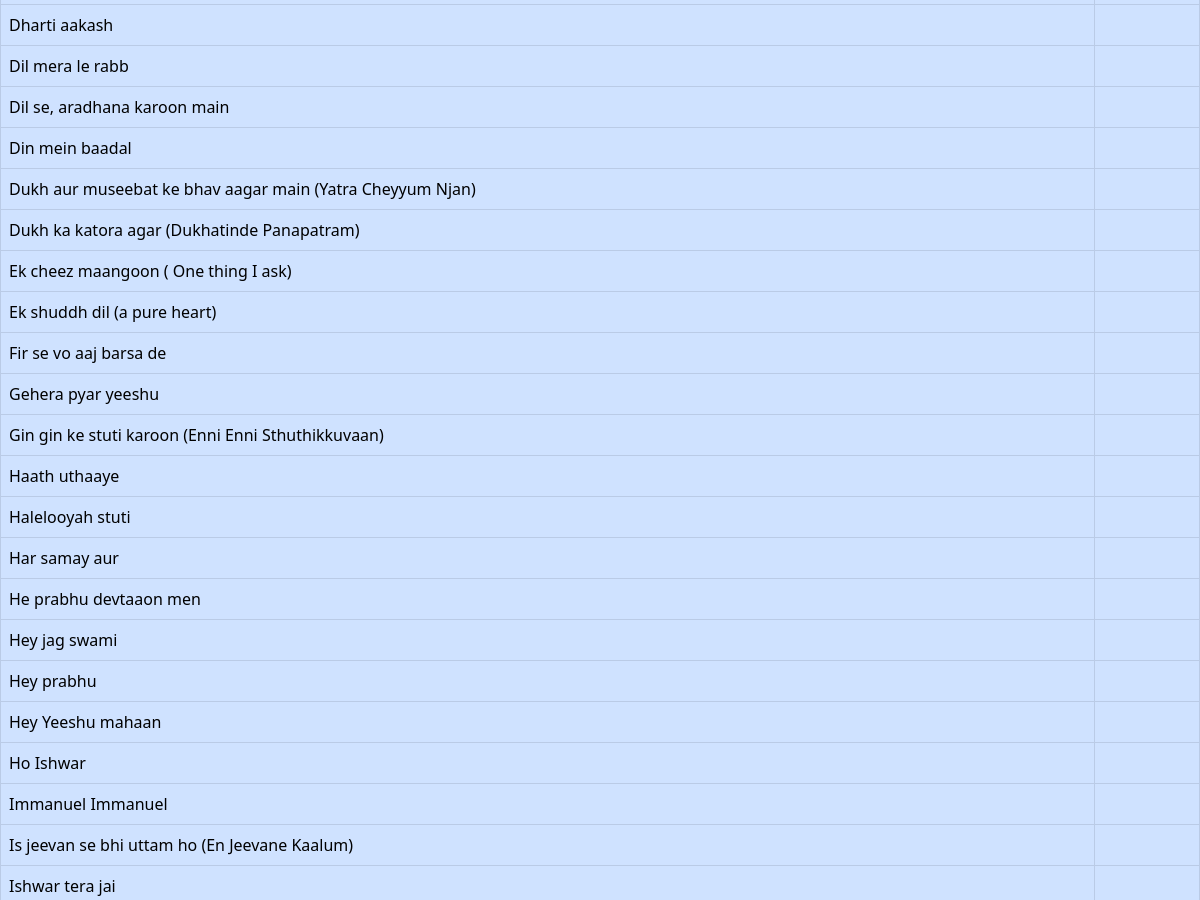
/hindi (middle part), run on an earlier commit of the app's database.
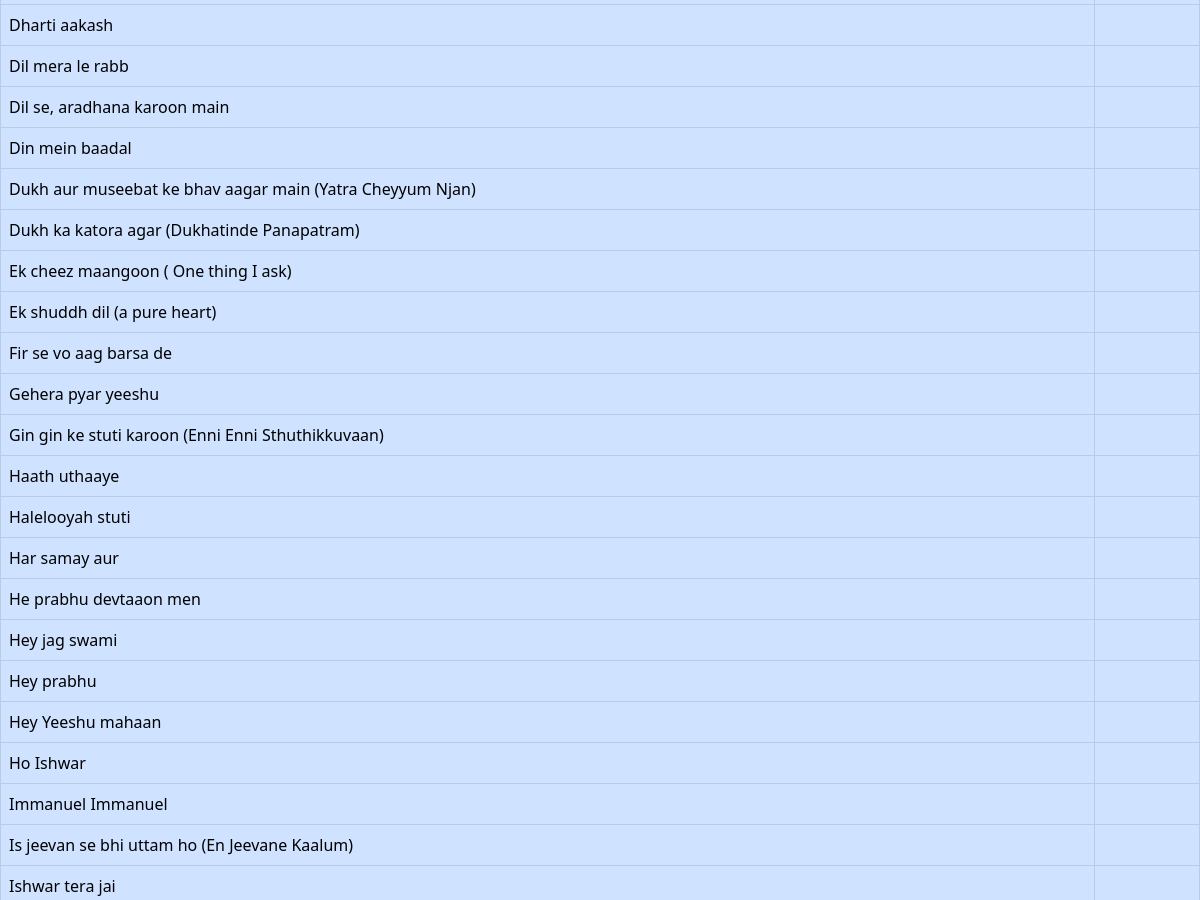
And on a later commit of the database.
### tables this page shows
CREATE TABLE songs (
            id INTEGER PRIMARY KEY AUTOINCREMENT,
            title TEXT,
            alternate_title TEXT,
            lyrics TEXT,
            transliteration TEXT,
            chord TEXT,
            search_title TEXT,
            search_lyrics TEXT,
            youtube_link TEXT,
            create_date TEXT,
            modified_date TEXT,
            username TEXT,
            FOREIGN KEY (username) REFERENCES users(username)
        );

### server.py (the view)
@app.route('/hindi')
def hindi():
    conn = sqlite3.connect(DATABASE)
    if 'username' in session:
        login = True
        user = session['username']
        cursor1 = conn.cursor()
        cursor1.execute(
            'SELECT permission FROM users where username = ?', (user,))
        permission = cursor1.fetchone()
        permission = permission[0]
    else:
        login = False
        user = ""
        permission = 0
    cursor = conn.cursor()
    cursor.execute('SELECT id, title, search_title, search_lyrics FROM songs')
    all_rows = cursor.fetchall()
    filtered_results = [row for row in all_rows if 'hindi' in row[1]
                        or 'Hindi' in row[1] or 'hindi' in row[2] or 'Hindi' in row[2]]
    sorted_rows = sorted(filtered_results, key=lambda x: x[1].lower())
    conn.close()
    return render_template("hindi.html", login=login, user=user, rows=sorted_rows, permission=permission)

### templates/hindi.html (shortened to what this page needs)
<!DOCTYPE html>
<html lang="en">
<head>
    <link rel="stylesheet" href="https://cdnjs.cloudflare.com/ajax/libs/font-awesome/4.7.0/css/font-awesome.min.css">
    <link href="https://cdn.jsdelivr.net/npm/bootstrap@5.0.2/dist/css/bootstrap.min.css" rel="stylesheet"
>
</head>
<body>
    <br>
    <div class="tab-content" id="pills-tabContent">
        <div class="tab-pane fade show active" id="all" role="tabpanel" aria-labelledby="all-tab">
            <center>
                <table class="table table-dark table-hover table-bordered" style="margin-top: -25px;">
                    <tbody class="table-primary" id="songTable">
                        {% for row in rows %}
                        <tr data-id="{{ row[0] }}" id="{{ row[0] }}">
                            <td data-bs-toggle="modal" data-bs-target="#songModal">{{ row[1] }}</td>
                            <td>&nbsp;&nbsp;</td>
                        </tr>
                        {% endfor %}
                    </tbody>
                </table><br><br>
            </center>
        </div>
    </div>
</body>
</html>

What changed in the data, as far as the page shows it:
changed songs: title "Fir se vo aaj barsa de" → "Fir se vo aag barsa de"
